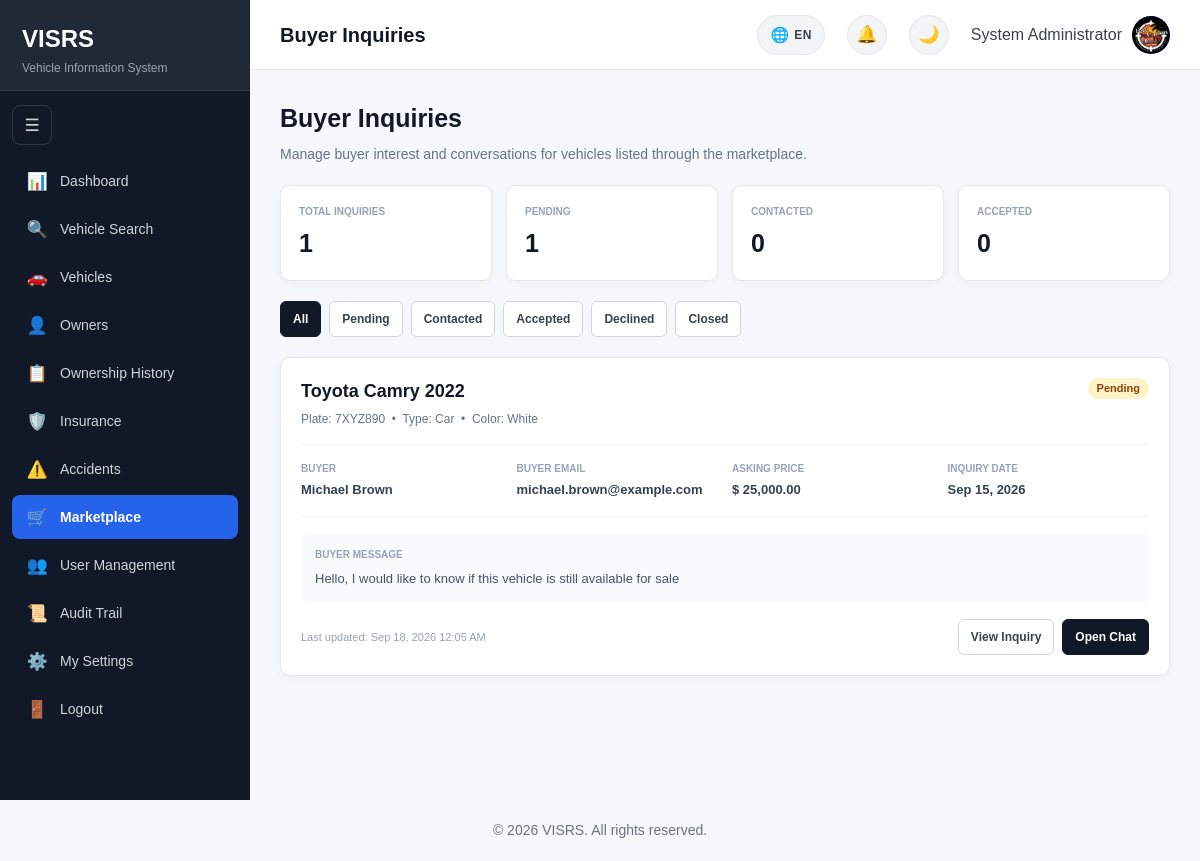
The app's page /marketplace/inquiries.php (signed in) with its own data.
### tables this page shows
CREATE TABLE `vehicle_interests` (
  `InterestID` int(11) NOT NULL,
  `ListingID` int(11) NOT NULL,
  `VehicleID` int(11) NOT NULL,
  `BuyerID` int(11) NOT NULL,
  `SellerID` int(11) NOT NULL,
  `Message` text DEFAULT NULL,
  `Status` enum('Pending','Contacted','Accepted','Declined','Closed') NOT NULL DEFAULT 'Pending',
  `CreatedAt` timestamp NOT NULL DEFAULT current_timestamp(),
  `UpdatedAt` timestamp NOT NULL DEFAULT current_timestamp() ON UPDATE current_timestamp()
);

CREATE TABLE `vehicles` (
  `VehicleID` int(11) NOT NULL,
  `PlateNumber` varchar(20) NOT NULL,
  `VIN` varchar(50) NOT NULL,
  `OwnerID` int(11) NOT NULL,
  `SellerID` int(11) DEFAULT NULL,
  `Make` varchar(100) NOT NULL,
  `Model` varchar(100) NOT NULL,
  `VehicleYear` year(4) NOT NULL,
  `Mileage` int(10) UNSIGNED DEFAULT NULL,
  `LastServiceDate` date DEFAULT NULL,
  `OilChangeIntervalKm` int(10) UNSIGNED DEFAULT NULL,
  `LastOilChangeDate` date DEFAULT NULL,
  `LastOilChangeMileage` int(10) UNSIGNED DEFAULT NULL,
  `Color` varchar(50) DEFAULT NULL,
  `VehicleType` varchar(50) DEFAULT NULL,
  `EngineNumber` varchar(100) DEFAULT NULL,
  `RegistrationDate` date DEFAULT NULL,
  `Status` enum('Active','Inactive','Stolen','Sold') NOT NULL DEFAULT 'Active',
  `CreatedAt` timestamp NOT NULL DEFAULT current_timestamp()
);

CREATE TABLE `users` (
  `UserID` int(11) NOT NULL,
  `FirstName` varchar(100) NOT NULL,
  `LastName` varchar(100) NOT NULL,
  `Email` varchar(150) NOT NULL,
  `ProfileImage` varchar(255) DEFAULT NULL,
  `Password` varchar(255) NOT NULL,
  `Role` enum('Admin','Police','Seller','User') NOT NULL DEFAULT 'User',
  `CreatedAt` timestamp NOT NULL DEFAULT current_timestamp()
);

CREATE TABLE `vehicle_listings` (
  `ListingID` int(11) NOT NULL,
  `VehicleID` int(11) NOT NULL,
  `SellerID` int(11) NOT NULL,
  `Price` decimal(12,2) NOT NULL,
  `Description` text DEFAULT NULL,
  `Status` enum('Available','Reserved','Sold','Inactive') NOT NULL DEFAULT 'Available',
  `CreatedAt` timestamp NOT NULL DEFAULT current_timestamp(),
  `UpdatedAt` timestamp NOT NULL DEFAULT current_timestamp() ON UPDATE current_timestamp()
);

### marketplace/inquiries.php (the view, shortened to what the rows shown need)
<?php
require_once __DIR__ . "/../includes/database.php";
require_once __DIR__ . "/../includes/functions.php";
$currentRole = currentUserRole();
$statusFilter = trim($_GET["status"] ?? "");
$sql = "
    SELECT
        vi.InterestID,
        vi.ListingID,
        vi.VehicleID,
        vi.BuyerID,
        vi.SellerID,
        vi.Message,
        vi.Status,
        vi.CreatedAt,
        vi.UpdatedAt,
        vl.Price,
        vl.Status AS ListingStatus,
        v.PlateNumber,
        v.VIN,
        v.Make,
        v.Model,
        v.VehicleYear,
        v.Color,
        v.VehicleType,
        buyer.FirstName AS BuyerFirstName,
        buyer.LastName AS BuyerLastName,
        buyer.Email AS BuyerEmail,
        seller.FirstName AS SellerFirstName,
        seller.LastName AS SellerLastName,
        seller.Email AS SellerEmail
    FROM vehicle_interests vi
    INNER JOIN vehicle_listings vl
        ON vi.ListingID = vl.ListingID
    INNER JOIN vehicles v
        ON vi.VehicleID = v.VehicleID
    INNER JOIN users buyer
        ON vi.BuyerID = buyer.UserID
    INNER JOIN users seller
        ON vi.SellerID = seller.UserID
";
$params = [];
if (
    $currentRole === "Admin"
) {
    $sql .= "
        WHERE 1 = 1
    ";
}
$sql .= "
    ORDER BY
        vi.UpdatedAt DESC,
        vi.CreatedAt DESC,
        vi.InterestID DESC
";
$stmt = $pdo->prepare($sql);
$stmt->execute($params);
$inquiries = $stmt->fetchAll();
require_once "../includes/head.php";
?>
<body>
<div class="layout">
    <?php
    require_once __DIR__ .
        "/../includes/sidebar.php";
    ?>
    <main class="main-content">
        <?php
        require_once __DIR__ .
            "/../includes/header.php";
        ?>
        <main class="content">
            <div class="inquiries-page">
                <div class="page-heading">
                    <h1>
                        Buyer Inquiries
                    </h1>
                </div>
                <?php if (
                    count($inquiries) === 0
                ): ?>
                    <div class="empty-state">
                        <h2>
                            No Inquiries Found
                        </h2>
                        <p>
                            <?php if (
                                $currentRole === "Seller"
                                &&
                                $statusFilter === ""
                            ): ?>
                                You currently have no buyer
                                inquiries for your marketplace
                                listings.
                            <?php elseif (
                                $statusFilter !== ""
                            ): ?>
                                There are no inquiries matching
                                the selected status.
                            <?php else: ?>
                                There are currently no buyer
                                inquiries in the marketplace.
                            <?php endif; ?>
                        </p>
                        <a
                            href="/visrs/marketplace/"
                            class="action-button primary"
                        >
                            Back to Marketplace
                        </a>
                    </div>
                <?php else: ?>
                    <?php foreach (
                        $inquiries
                        as $inquiry
                    ): ?>
                        <?php
                        $statusClass =
                            strtolower(
                                $inquiry["Status"]
                            );
                        ?>
                        <div class="inquiry-card">
                            <div class="inquiry-top">
                                <div>
                                    <h2 class="vehicle-name">
                                        <?= e(
                                            $inquiry["Make"]
                                            . " "
                                            . $inquiry["Model"]
                                            . " "
                                            . $inquiry["VehicleYear"]
                                        ) ?>
                                    </h2>
                                    <div class="vehicle-meta">
                                        Plate:
                                        <?= e(
                                            $inquiry["PlateNumber"]
                                        ) ?>
                                        &nbsp;•&nbsp;
                                        Type:
                                        <?= displayValue(
                                            $inquiry["VehicleType"]
                                        ) ?>
                                        &nbsp;•&nbsp;
                                        Color:
                                        <?= displayValue(
                                            $inquiry["Color"]
                                        ) ?>
                                    </div>
                                </div>
                                <span
                                    class="
                                        status-badge
                                        status-<?= e(
                                            $statusClass
                                        )
                                        ?>"
                                >
                                    <?= e(
                                        $inquiry["Status"]
                                    ) ?>
                                </span>
                            </div>
                            <div class="inquiry-grid">
                                <div>
                                    <div
                                        class="inquiry-info-label"
                                    >
                                        Buyer
                                    </div>
                                    <div
                                        class="inquiry-info-value"
                                    >
                                        <?= e(
                                            $inquiry[
                                                "BuyerFirstName"
                                            ]
                                            . " "
                                            .
                                            $inquiry[
                                                "BuyerLastName"
                                            ]
                                        ) ?>
                                    </div>
                                </div>
                                <div>
                                    <div
                                        class="inquiry-info-label"
                                    >
                                        Buyer Email
                                    </div>
                                    <div
                                        class="inquiry-info-value"
                                    >
                                        <?= e(
                                            $inquiry[
                                                "BuyerEmail"
                                            ]
                                        ) ?>
                                    </div>
                                </div>
                                <div>
                                    <div
                                        class="inquiry-info-label"
                                    >
                                        Asking Price
                                    </div>
                                    <div
                                        class="inquiry-info-value"
                                    >
                                        $
                                        <?= number_format(
                                            (float)
                                            $inquiry["Price"],
                                            2
                                        ) ?>
                                    </div>
                                </div>
                                <div>
                                    <div
                                        class="inquiry-info-label"
                                    >
                                        Inquiry Date
                                    </div>
                                    <div
                                        class="inquiry-info-value"
                                    >
                                        <?= e(
                                            formatDate(
                                                $inquiry["CreatedAt"]
                                            )
                                        ) ?>
                                    </div>
                                </div>
                            </div>
                            <?php if (
                                trim(
                                    $inquiry["Message"] ?? ""
                                ) !== ""
                            ): ?>
                                <div class="buyer-message">
                                    <div
                                        class="buyer-message-label"
                                    >
                                        Buyer Message
                                    </div>
                                    <?= nl2br(
                                        e(
                                            $inquiry["Message"]
                                        )
                                    ) ?>
                                </div>
                            <?php endif; ?>
                            <div class="inquiry-footer">
                                <div class="submitted-date">
                                    Last updated:
                                    <?= e(
                                        formatDateTime(
                                            $inquiry["UpdatedAt"]
                                        )
                                    ) ?>
                                </div>
                                <div class="inquiry-actions">
                                    <a
                                        href="/visrs/marketplace/inquiry.php?interest_id=<?= (int) $inquiry["InterestID"] ?>"
                                        class="action-button"
                                    >
                                        View Inquiry
                                    </a>
                                    <a
                                        href="/visrs/marketplace/chat.php?interest_id=<?= (int) $inquiry["InterestID"] ?>"
                                        class="
                                            action-button
                                            primary
                                        "
                                    >
                                        Open Chat
                                    </a>
                                </div>
                            </div>
                        </div>
                    <?php endforeach; ?>
                <?php endif; ?>
            </div>
        </main>
    </main>
</div>
<?php
require_once __DIR__ .
    "/../includes/footer.php";
?>

### records on screen
vehicle_interests: VehicleID.VehicleYear "Toyota Camry 2022", VehicleID.PlateNumber "7XYZ890", VehicleID.VehicleType "Car", VehicleID.Color "White", Status "Pending", BuyerID.LastName "Michael Brown", BuyerID.Email "michael.brown@example.com", ListingID.Price "25,000.00", CreatedAt "Sep 15, 2026", Message "Hello, I would like to know if this vehicle is still available for sale", UpdatedAt "Sep 18, 2026 12:05 AM"

### other values on screen
$pageTitle "Buyer Inquiries"
$totalCount "1"
$pendingCount "1"
$contactedCount "0"
$acceptedCount "0"
$status "Pending"
$status "Contacted"
$status "Accepted"
$status "Declined"
$status "Closed"
